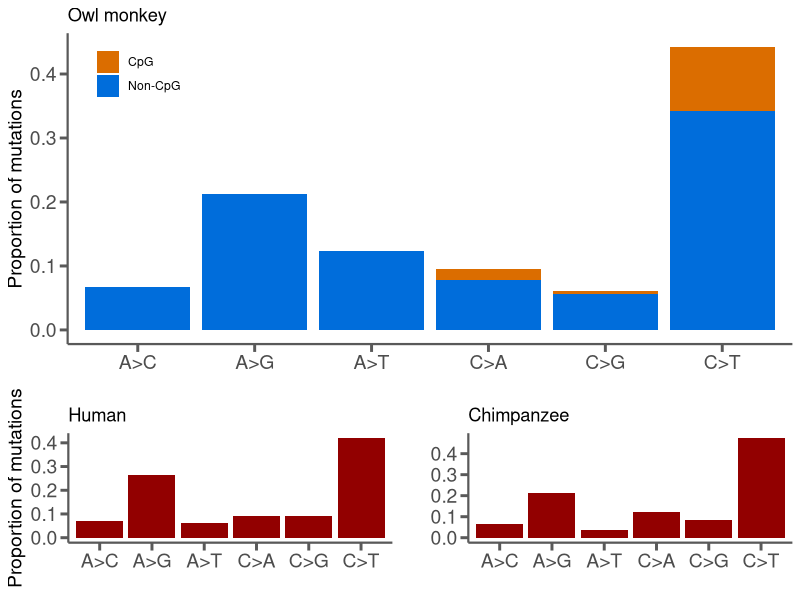
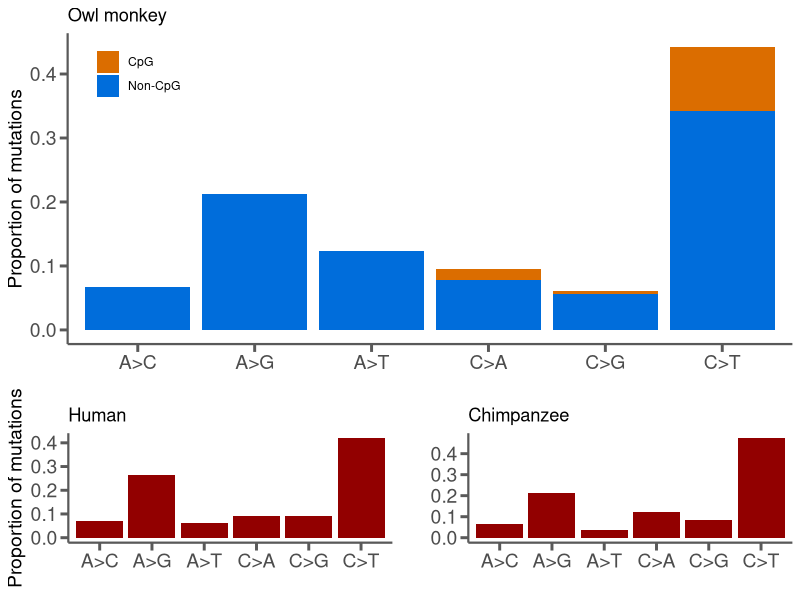

Write R code to recreate these figures, in order.
############################################################
# For owl monkey project, last revised 04.18
# Plots and statistical tests for Figure 2 in owl monkey
# paper.
#
# Gregg Thomas
############################################################

library(ggplot2)
library(reshape2)
library(cowplot)
library(gridExtra)
this.dir <- dirname(parent.frame(2)$ofile)
setwd(this.dir)

####################
## Read the input data
in_data = read.csv("data/mutational-spectra.csv", header=TRUE)
####################

####################
## Generate the owl monkey plot
om_spec = data.frame(in_data$Mutation, in_data$Owl.monkey.CpG.proportion, in_data$Owl.monkey.proportion)
names(om_spec) = c("Type", "CpG", "Non-CpG")
om_spec_m = melt(om_spec)

om_p = ggplot(om_spec_m, aes(Type, value, fill = variable)) + 
  geom_bar(stat = "identity") +
  scale_fill_manual("legend", values = c("Non-CpG"="#006ddb","CpG"="#db6d00")) +
  ggtitle("Owl monkey") + 
  labs(x="",y="Proportion of mutations") +
  theme_classic() +
  theme(axis.text=element_text(size=14), 
        axis.title.y=element_text(size=14), 
        axis.line=element_line(colour='#595959',size=0.75),
        axis.ticks=element_line(colour="#595959",size = 1),
        axis.ticks.length=unit(0.2,"cm"),
        legend.title=element_blank(),
        legend.position=c(0.1,0.87)
  )
####################

####################
## Generate the human plot
human_spec = data.frame(in_data$Mutation, in_data$Human.average.proportion)
names(human_spec) = c("Type", "Human average")
human_spec_m = melt(human_spec)

h_p = ggplot(human_spec_m, aes(Type, value, fill = variable)) + 
  geom_bar(stat = "identity") +
  scale_fill_manual("legend", values = c("Human average" = "#920000")) +
  ggtitle("Human") + 
  labs(x="",y="Proportion of mutations") +
  theme_classic() +
  theme(axis.text=element_text(size=14), 
        axis.title.y=element_text(size=14), 
        axis.line=element_line(colour='#595959',size=0.75),
        axis.ticks=element_line(colour="#595959",size = 1),
        axis.ticks.length=unit(0.2,"cm"),
        legend.position="none"
  )
####################

####################
## Generate the chimp plot
ch_spec = data.frame(in_data$Mutation, in_data$Chimp.proportion)
names(ch_spec) = c("Type", "Proportion")
ch_spec_m = melt(ch_spec)

c_p = ggplot(ch_spec_m, aes(Type, value, fill = variable)) + 
  geom_bar(stat = "identity") +
  scale_fill_manual("legend", values = c("Proportion" = "#920000")) +
  ggtitle("Chimpanzee") + 
  labs(x="",y="") +
  theme_classic() +
  theme(axis.text=element_text(size=14), 
        axis.title.y=element_text(size=14), 
        axis.line=element_line(colour='#595959',size=0.75),
        axis.ticks=element_line(colour="#595959",size = 1),
        axis.ticks.length=unit(0.2,"cm"),
        legend.position="none"
  )
####################

####################
## Arrange the three plots and display/save
g1 = arrangeGrob(h_p,c_p,nrow=1)
fig2 = plot_grid(om_p,g1, nrow=2, rel_heights=c(2, 1))
print(fig2)
ggsave(filename="fig2.pdf", fig2, width=8, height=6, units="in")
####################

####################
## Chi-square tests to check for significant differences between human and owl monkey spectra
print("--OWL MONKEY Chi-squared test using human proportions as expectations--")
print("Using all mutation categories:")
all_chi = chisq.test(in_data$Owl.monkey+in_data$Owl.monkey.CpG, p=in_data$Human.average.proportion)
print(all_chi)
print("Leaving out A>T:")
human_noAT = in_data$Human.average.proportion[in_data$Mutation!="A>T"]
human_noAT = human_noAT / sum(human_noAT)
om_noAT = in_data$Owl.monkey[in_data$Mutation!="A>T"] + in_data$Owl.monkey.CpG[in_data$Mutation!="A>T"]
noAT_chi = chisq.test(om_noAT, p=human_noAT)
print(noAT_chi)
####################

